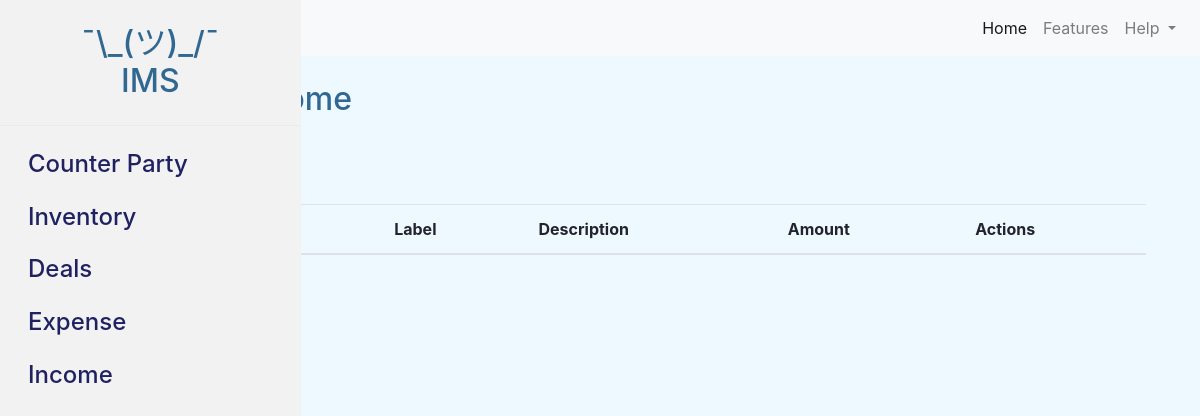
/income/, run on an earlier commit of the app's database.
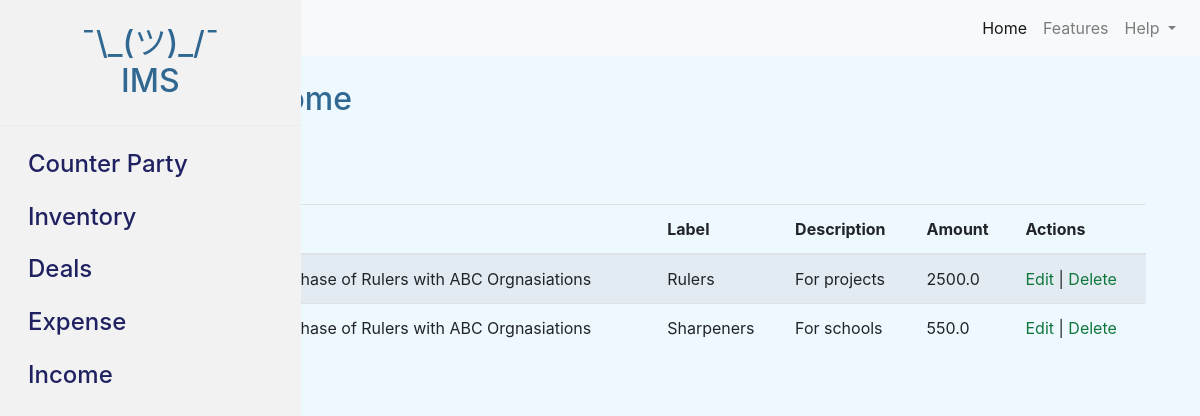
And on a later commit of the database.
### inventoryMgtSys/models.py (models this page shows, shortened)
class Income(models.Model):
    deal = models.ForeignKey(Deal, on_delete=models.CASCADE)
    label = models.CharField(max_length=255)
    description = models.TextField()
    amount = models.FloatField()

class Deal(models.Model):
    DEAL_TYPES = [
        ('Sale', 'sale'),
        ('Purchase', 'purchase'),
    ]
    deal_type = models.CharField(max_length=20, choices=DEAL_TYPES)
    inventory = models.ForeignKey(Inventory, on_delete=models.CASCADE)
    gross_qty_mt = models.FloatField()
    net_qty_mt = models.FloatField()
    counterparty = models.ForeignKey(CounterParty, on_delete=models.CASCADE)
    booking_date = models.DateTimeField()
    shipment_date = models.DateTimeField()
    amount = models.FloatField()
    def __str__(self):
        return f"{self.deal_type} of {self.inventory.product} with {self.counterparty}"

class Inventory(models.Model):
    product = models.CharField(max_length=255)
    initial_qty = models.IntegerField()
    available_qty = models.IntegerField()

class CounterParty(models.Model):
    name = models.CharField(max_length=255)
    email = models.EmailField()
    contact_person = models.CharField(max_length=255)
    address_line = models.CharField(max_length=255)
    city = models.CharField(max_length=100)
    state = models.CharField(max_length=100)
    active = models.BooleanField(default=True)
    def __str__(self):
        return self.name

### inventoryMgtSys/views.py (the view)
# urls.py: path('income/', views.income_list, name='income_list'),
def income_list(request):
   incomes = Income.objects.all()
   return render(request, 'income.html', {'incomes': incomes})

### inventoryMgtSys/templates/income.html
{% extends 'base.html' %}
{% block content %}
{% include 'navbar.html' %}
      {% include 'sidebar.html' %}
      <main role="main" class="col-md-9 ml-sm-auto col-lg-10 px-4 mt-4">
        <div class="container">
            <h2 class="mb-4">Income</h2>
            <a class="btn btn-primary" href="{% url 'income_add' %}">Add</a>
            {% include 'income_list.html' %}
        </div>
      </main>
{% endblock %}

### inventoryMgtSys/templates/income_list.html
<br><br>
<div class="container">
    <table class="table table-striped">
        <thead>
            <tr>
                <th>Deal</th>
                <th>Label</th>
                <th>Description</th>
                <th>Amount</th>
                <th>Actions</th>
            </tr>
        </thead>
        <tbody>
            {% for income in incomes %}
            <tr>
                <td>{{ income.deal }}</td>
                <td>{{ income.label }}</td>
                <td>{{ income.description }}</td>
                <td>{{ income.amount }}</td>
                <td>
                    <a href="{% url 'income_edit' income.pk %}">Edit</a> |
                    <a href="{% url 'income_delete' income.pk %}">Delete</a>
                </td>
            </tr>
            {% endfor %}
        </tbody>
    </table>
 </div>

What changed in the data, as far as the page shows it:
added Income: deal "Purchase of Rulers with ABC Orgnasiations", label "Rulers", description "For projects", amount "2500.0"
added Income: deal "Purchase of Rulers with ABC Orgnasiations", label "Sharpeners", description "For schools", amount "550.0"
